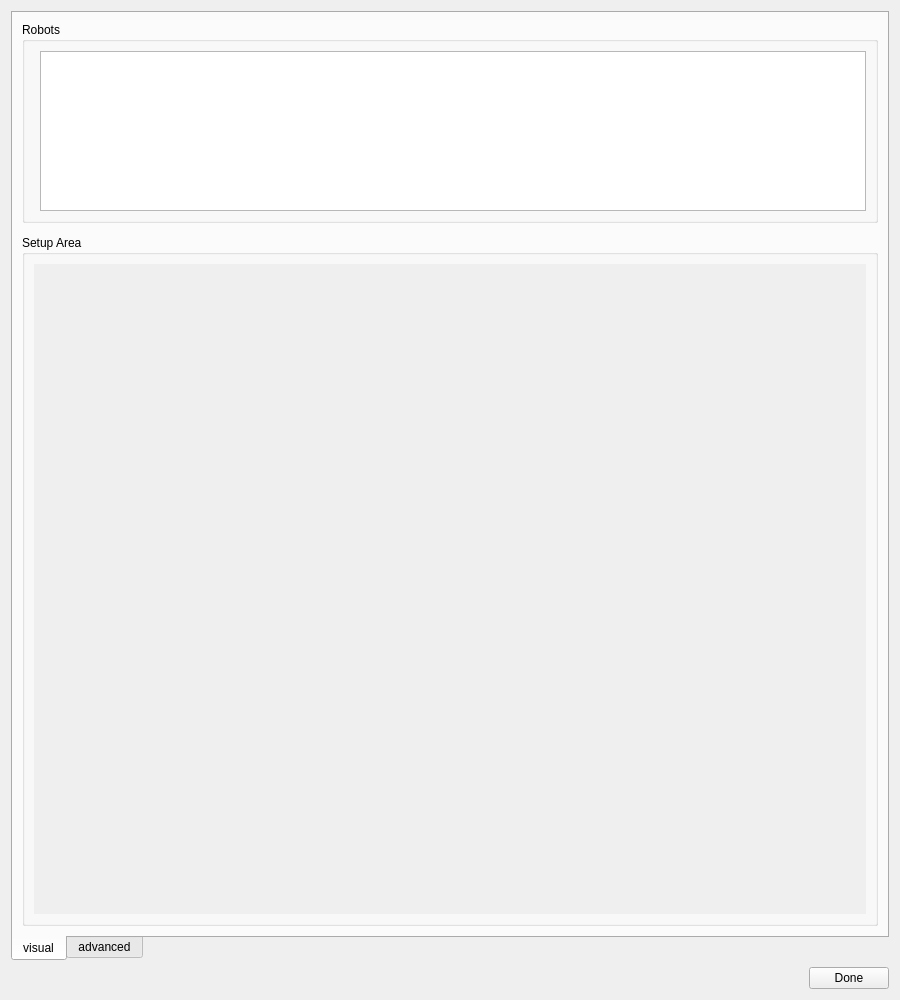
<?xml version="1.0" encoding="UTF-8"?>
<ui version="4.0">
 <class>RobotManager</class>
 <widget class="QWidget" name="RobotManager">
  <property name="geometry">
   <rect>
    <x>0</x>
    <y>0</y>
    <width>900</width>
    <height>1000</height>
   </rect>
  </property>
  <property name="sizePolicy">
   <sizepolicy hsizetype="Expanding" vsizetype="MinimumExpanding">
    <horstretch>0</horstretch>
    <verstretch>0</verstretch>
   </sizepolicy>
  </property>
  <property name="minimumSize">
   <size>
    <width>0</width>
    <height>0</height>
   </size>
  </property>
  <property name="windowTitle">
   <string>Robot Manager</string>
  </property>
  <layout class="QGridLayout" name="gridLayout">
   <item row="0" column="0" colspan="2">
    <widget class="QTabWidget" name="mpModeTab">
     <property name="sizePolicy">
      <sizepolicy hsizetype="Expanding" vsizetype="Expanding">
       <horstretch>0</horstretch>
       <verstretch>0</verstretch>
      </sizepolicy>
     </property>
     <property name="tabPosition">
      <enum>QTabWidget::South</enum>
     </property>
     <property name="currentIndex">
      <number>0</number>
     </property>
     <widget class="QWidget" name="tab">
      <property name="minimumSize">
       <size>
        <width>800</width>
        <height>0</height>
       </size>
      </property>
      <attribute name="title">
       <string>visual</string>
      </attribute>
      <layout class="QVBoxLayout" name="verticalLayout_2">
       <property name="spacing">
        <number>12</number>
       </property>
       <item>
        <widget class="QGroupBox" name="groupBox_Robots">
         <property name="sizePolicy">
          <sizepolicy hsizetype="Expanding" vsizetype="Fixed">
           <horstretch>0</horstretch>
           <verstretch>0</verstretch>
          </sizepolicy>
         </property>
         <property name="minimumSize">
          <size>
           <width>0</width>
           <height>200</height>
          </size>
         </property>
         <property name="title">
          <string>Robots</string>
         </property>
         <layout class="QFormLayout" name="formLayout_2">
          <property name="sizeConstraint">
           <enum>QLayout::SetNoConstraint</enum>
          </property>
          <property name="bottomMargin">
           <number>9</number>
          </property>
          <item row="0" column="1">
           <widget class="QListWidget" name="mpSimpleRobotIconList">
            <property name="sizePolicy">
             <sizepolicy hsizetype="Expanding" vsizetype="Fixed">
              <horstretch>0</horstretch>
              <verstretch>0</verstretch>
             </sizepolicy>
            </property>
            <property name="minimumSize">
             <size>
              <width>0</width>
              <height>160</height>
             </size>
            </property>
            <property name="maximumSize">
             <size>
              <width>16777215</width>
              <height>100</height>
             </size>
            </property>
            <property name="acceptDrops">
             <bool>true</bool>
            </property>
            <property name="editTriggers">
             <set>QAbstractItemView::NoEditTriggers</set>
            </property>
            <property name="dragEnabled">
             <bool>true</bool>
            </property>
            <property name="dragDropMode">
             <enum>QAbstractItemView::DragDrop</enum>
            </property>
            <property name="iconSize">
             <size>
              <width>128</width>
              <height>128</height>
             </size>
            </property>
            <property name="textElideMode">
             <enum>Qt::ElideMiddle</enum>
            </property>
            <property name="verticalScrollMode">
             <enum>QAbstractItemView::ScrollPerPixel</enum>
            </property>
            <property name="movement">
             <enum>QListView::Snap</enum>
            </property>
            <property name="flow">
             <enum>QListView::LeftToRight</enum>
            </property>
            <property name="resizeMode">
             <enum>QListView::Adjust</enum>
            </property>
            <property name="viewMode">
             <enum>QListView::IconMode</enum>
            </property>
            <property name="uniformItemSizes">
             <bool>true</bool>
            </property>
           </widget>
          </item>
         </layout>
        </widget>
       </item>
       <item>
        <widget class="QGroupBox" name="groupBox_Setup">
         <property name="sizePolicy">
          <sizepolicy hsizetype="Preferred" vsizetype="Expanding">
           <horstretch>0</horstretch>
           <verstretch>0</verstretch>
          </sizepolicy>
         </property>
         <property name="minimumSize">
          <size>
           <width>0</width>
           <height>450</height>
          </size>
         </property>
         <property name="title">
          <string>Setup Area</string>
         </property>
         <layout class="QVBoxLayout" name="verticalLayout_6">
          <property name="sizeConstraint">
           <enum>QLayout::SetMinimumSize</enum>
          </property>
          <item>
           <widget class="QScrollArea" name="mpSimpleModeScrollArea">
            <property name="sizePolicy">
             <sizepolicy hsizetype="Expanding" vsizetype="Preferred">
              <horstretch>0</horstretch>
              <verstretch>0</verstretch>
             </sizepolicy>
            </property>
            <property name="minimumSize">
             <size>
              <width>250</width>
              <height>0</height>
             </size>
            </property>
            <property name="frameShape">
             <enum>QFrame::NoFrame</enum>
            </property>
            <property name="frameShadow">
             <enum>QFrame::Plain</enum>
            </property>
            <property name="lineWidth">
             <number>0</number>
            </property>
            <property name="verticalScrollBarPolicy">
             <enum>Qt::ScrollBarAlwaysOff</enum>
            </property>
            <property name="widgetResizable">
             <bool>true</bool>
            </property>
            <widget class="QWidget" name="mpSimpleRobotList">
             <property name="geometry">
              <rect>
               <x>0</x>
               <y>0</y>
               <width>836</width>
               <height>650</height>
              </rect>
             </property>
             <property name="sizePolicy">
              <sizepolicy hsizetype="Preferred" vsizetype="Preferred">
               <horstretch>0</horstretch>
               <verstretch>0</verstretch>
              </sizepolicy>
             </property>
             <property name="minimumSize">
              <size>
               <width>0</width>
               <height>0</height>
              </size>
             </property>
             <layout class="QHBoxLayout" name="mpSimpleRobotListLayout">
              <property name="sizeConstraint">
               <enum>QLayout::SetMinimumSize</enum>
              </property>
              <item>
               <spacer name="horizontalSpacer">
                <property name="orientation">
                 <enum>Qt::Horizontal</enum>
                </property>
                <property name="sizeType">
                 <enum>QSizePolicy::Expanding</enum>
                </property>
                <property name="sizeHint" stdset="0">
                 <size>
                  <width>40</width>
                  <height>20</height>
                 </size>
                </property>
               </spacer>
              </item>
             </layout>
            </widget>
           </widget>
          </item>
         </layout>
        </widget>
       </item>
      </layout>
     </widget>
     <widget class="QWidget" name="mpAdvancedTab">
      <attribute name="title">
       <string>advanced</string>
      </attribute>
      <layout class="QGridLayout" name="gridLayout_2" columnstretch="1,1">
       <item row="0" column="0" colspan="2">
        <layout class="QHBoxLayout" name="horizontalLayout" stretch="1,0,0,0,0,0">
         <item>
          <widget class="QComboBox" name="mpRobotSelector"/>
         </item>
         <item>
          <widget class="QPushButton" name="mpAddRobotButton">
           <property name="text">
            <string>add robot</string>
           </property>
          </widget>
         </item>
         <item>
          <widget class="QPushButton" name="mpLoadButton">
           <property name="enabled">
            <bool>false</bool>
           </property>
           <property name="toolTip">
            <string>Loads a specific configuration for the currently selected robot.</string>
           </property>
           <property name="text">
            <string>load</string>
           </property>
          </widget>
         </item>
         <item>
          <widget class="QPushButton" name="mpRenameButton">
           <property name="enabled">
            <bool>false</bool>
           </property>
           <property name="text">
            <string>rename</string>
           </property>
          </widget>
         </item>
         <item>
          <widget class="QPushButton" name="mpSaveButton">
           <property name="enabled">
            <bool>false</bool>
           </property>
           <property name="text">
            <string>save ...</string>
           </property>
          </widget>
         </item>
         <item>
          <widget class="QPushButton" name="mpRemoveButton">
           <property name="enabled">
            <bool>false</bool>
           </property>
           <property name="text">
            <string>remove</string>
           </property>
          </widget>
         </item>
        </layout>
       </item>
       <item row="1" column="0">
        <widget class="QTreeWidget" name="mpRobotTree">
         <column>
          <property name="text">
           <string>Part</string>
          </property>
         </column>
         <column>
          <property name="text">
           <string>Info</string>
          </property>
         </column>
        </widget>
       </item>
       <item row="1" column="1">
        <widget class="QGroupBox" name="groupBox">
         <property name="title">
          <string>Item Configuration</string>
         </property>
         <layout class="QGridLayout" name="gridLayout_3">
          <item row="0" column="0">
           <widget class="cedar::aux::gui::PropertyPane" name="mpPropertyPane" native="true"/>
          </item>
         </layout>
        </widget>
       </item>
      </layout>
     </widget>
    </widget>
   </item>
   <item row="1" column="0">
    <spacer name="horizontalSpacer_2">
     <property name="orientation">
      <enum>Qt::Horizontal</enum>
     </property>
     <property name="sizeHint" stdset="0">
      <size>
       <width>40</width>
       <height>20</height>
      </size>
     </property>
    </spacer>
   </item>
   <item row="1" column="1">
    <widget class="QPushButton" name="mpCloseButton">
     <property name="text">
      <string>Done</string>
     </property>
    </widget>
   </item>
  </layout>
 </widget>
 <customwidgets>
  <customwidget>
   <class>cedar::aux::gui::PropertyPane</class>
   <extends>QWidget</extends>
   <header>cedar/auxiliaries/gui/PropertyPane.h</header>
   <container>1</container>
  </customwidget>
 </customwidgets>
 <resources/>
 <connections/>
</ui>
